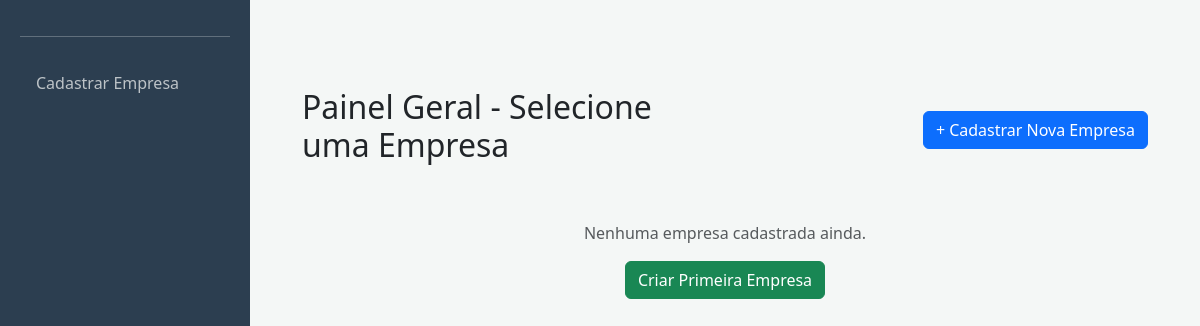
Before: / with the older database file.
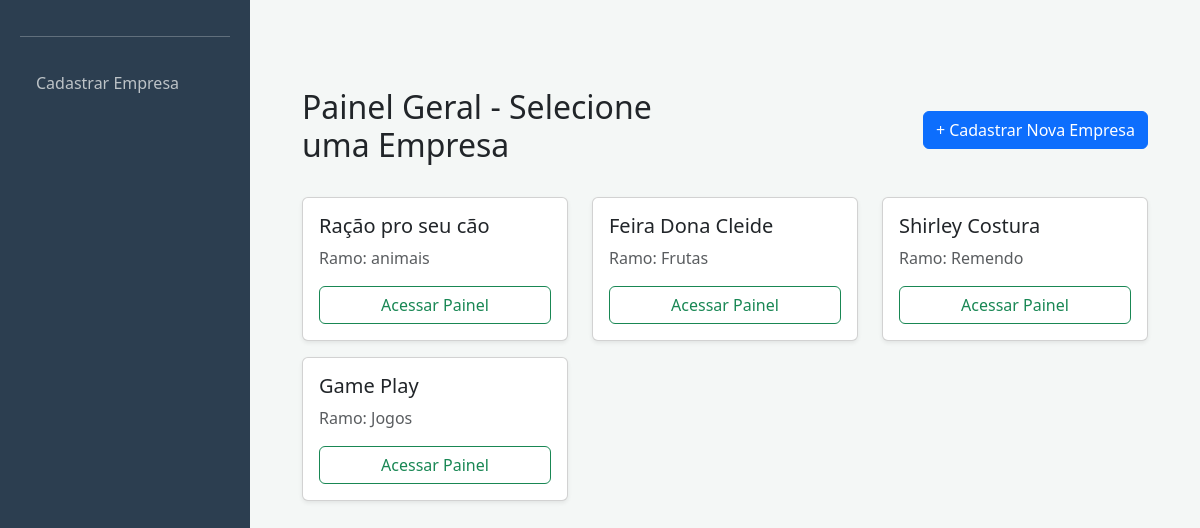
After: the same page with the newer database file.
### core_loja/models.py (models this page shows, shortened)
class Empresa(models.Model):
    nome = models.CharField(max_length=100)
    ramo = models.CharField(max_length=50)

### core_loja/views.py (the view)
# urls.py: 2. Add a URL to urlpatterns:  path('', views.home, name='home')
def home(request):
    empresas = Empresa.objects.all()
    return render(request, 'home.html', {'empresas': empresas})

### core_loja/templates/home.html
{% extends 'base.html' %}
{% block conteudo %}
<div class="container mt-5">
    <div class="row mb-4 align-items-center">
        <div class="col">
            <h2>Painel Geral - Selecione uma Empresa</h2>
        </div>
        <div class="col text-end">
            <a href="{% url 'cadastrar_empresa' %}" class="btn btn-primary">+ Cadastrar Nova Empresa</a>
        </div>
    </div>
    <div class="row">
        {% for empresa in empresas %}
        <div class="col-md-4 mb-3">
            <div class="card h-100 shadow-sm">
                <div class="card-body">
                    <h5 class="card-title">{{ empresa.nome }}</h5>
                    <p class="card-text text-muted">Ramo: {{ empresa.ramo }}</p>
                    <a href="{% url 'url_da_loja' empresa.id %}" class="btn btn-outline-success w-100">Acessar Painel</a>
                </div>
            </div>
        </div>
        {% empty %}
        <div class="col-12 text-center mt-4">
            <p class="text-muted">Nenhuma empresa cadastrada ainda.</p>
            <a href="{% url 'cadastrar_empresa' %}" class="btn btn-success">Criar Primeira Empresa</a>
        </div>
        {% endfor %}
    </div>
</div>
{% endblock %}

### core_loja/templates/base.html (shortened to what this page needs)
<!DOCTYPE html>
<html lang="pt-br">
<head>
    <link href="https://cdn.jsdelivr.net/npm/bootstrap@5.3.0/dist/css/bootstrap.min.css" rel="stylesheet">
</head>
<body>
    <div id="sidebar">
        <hr>
        <nav class="nav flex-column">
           {% if empresa.id %}
            <a class="nav-link" href="{% url 'url_da_loja' empresa.id %}">Produtos</a>
            <a class="nav-link" href="{% url 'novo_cliente' empresa.id %}">Novo Cliente</a>
            <a class="nav-link" href="{% url 'novo_produto' empresa.id %}">Novo Produto</a>
        {% else %}
            <a class="nav-link" href="{% url 'cadastrar_empresa' %}">Cadastrar Empresa</a>
        {% endif %}
        </nav>
    </div>
    <div id="content">
        {% block conteudo %}
        {% endblock %}
    </div>
</body>
</html>

### core_loja/templates/base.html (style rules this page uses)
body { display: flex; min-height: 100vh; background-color: #f4f7f6; }
#sidebar { width: 250px; background: #2c3e50; color: white; padding: 20px; }
#content { flex: 1; padding: 40px; }
.nav-link { color: #bdc3c7; margin: 10px 0; }

Changed rows visible on the page:
added Empresa: nome "Ração pro seu cão", ramo "animais"
added Empresa: nome "Feira Dona Cleide", ramo "Frutas"
added Empresa: nome "Shirley Costura", ramo "Remendo"
added Empresa: nome "Game Play", ramo "Jogos"
Other visible differences:
text no longer shown: "Nenhuma empresa cadastrada ainda. Criar Primeira Empresa"
